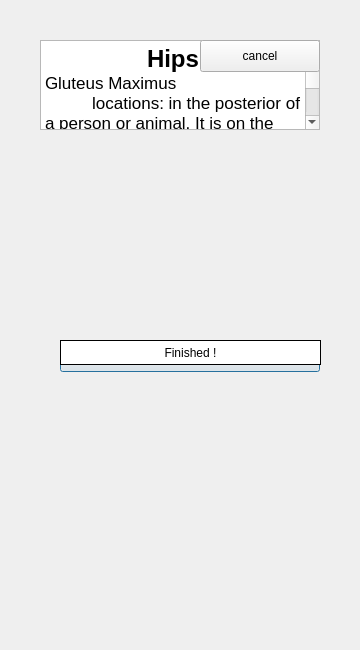
<?xml version="1.0" encoding="UTF-8"?>
<ui version="4.0">
 <class>hipinfo</class>
 <widget class="QDialog" name="hipinfo">
  <property name="geometry">
   <rect>
    <x>0</x>
    <y>0</y>
    <width>360</width>
    <height>650</height>
   </rect>
  </property>
  <property name="windowTitle">
   <string>Dialog</string>
  </property>
  <widget class="QTextEdit" name="textEdit">
   <property name="geometry">
    <rect>
     <x>40</x>
     <y>40</y>
     <width>280</width>
     <height>90</height>
    </rect>
   </property>
   <property name="html">
    <string>&lt;!DOCTYPE HTML PUBLIC &quot;-//W3C//DTD HTML 4.0//EN&quot; &quot;http://www.w3.org/TR/REC-html40/strict.dtd&quot;&gt;
&lt;html&gt;&lt;head&gt;&lt;meta name=&quot;qrichtext&quot; content=&quot;1&quot; /&gt;&lt;style type=&quot;text/css&quot;&gt;
p, li { white-space: pre-wrap; }
&lt;/style&gt;&lt;/head&gt;&lt;body style=&quot; font-family:'.SF NS Text'; font-size:13pt; font-weight:400; font-style:normal;&quot;&gt;
&lt;p align=&quot;center&quot; style=&quot; margin-top:0px; margin-bottom:0px; margin-left:0px; margin-right:0px; -qt-block-indent:0; text-indent:0px;&quot;&gt;&lt;span style=&quot; font-size:18pt; font-weight:600;&quot;&gt;Hips&lt;/span&gt;&lt;/p&gt;
&lt;p style=&quot; margin-top:0px; margin-bottom:0px; margin-left:0px; margin-right:0px; -qt-block-indent:0; text-indent:0px;&quot;&gt;Gluteus Maximus&lt;/p&gt;
&lt;p style=&quot; margin-top:0px; margin-bottom:0px; margin-left:0px; margin-right:0px; -qt-block-indent:0; text-indent:0px;&quot;&gt;          locations&lt;span style=&quot; font-family:'Helvetica Neue';&quot;&gt;: in the posterior of a person or animal. It is on the backside of the pelvic region behind both the crest of the ilium and the surface of the sacrum.&lt;/span&gt; &lt;/p&gt;&lt;/body&gt;&lt;/html&gt;</string>
   </property>
  </widget>
  <widget class="QLabel" name="label">
   <property name="geometry">
    <rect>
     <x>190</x>
     <y>140</y>
     <width>140</width>
     <height>90</height>
    </rect>
   </property>
   <property name="text">
    <string/>
   </property>
   <property name="pixmap">
    <pixmap resource="fig.qrc">:/5 O'Clock Lunge 2.png</pixmap>
   </property>
   <property name="scaledContents">
    <bool>true</bool>
   </property>
  </widget>
  <widget class="QLabel" name="label_2">
   <property name="geometry">
    <rect>
     <x>40</x>
     <y>140</y>
     <width>140</width>
     <height>90</height>
    </rect>
   </property>
   <property name="text">
    <string/>
   </property>
   <property name="pixmap">
    <pixmap resource="fig.qrc">:/5 O'Clock Lunge 1.png</pixmap>
   </property>
   <property name="scaledContents">
    <bool>true</bool>
   </property>
  </widget>
  <widget class="QLabel" name="label_3">
   <property name="geometry">
    <rect>
     <x>190</x>
     <y>240</y>
     <width>140</width>
     <height>90</height>
    </rect>
   </property>
   <property name="text">
    <string/>
   </property>
   <property name="pixmap">
    <pixmap resource="fig.qrc">:/Barbell Squat 2.jpg</pixmap>
   </property>
   <property name="scaledContents">
    <bool>true</bool>
   </property>
  </widget>
  <widget class="QLabel" name="label_4">
   <property name="geometry">
    <rect>
     <x>40</x>
     <y>240</y>
     <width>140</width>
     <height>90</height>
    </rect>
   </property>
   <property name="text">
    <string/>
   </property>
   <property name="pixmap">
    <pixmap resource="fig.qrc">:/Barbell Squat 1.jpg</pixmap>
   </property>
   <property name="scaledContents">
    <bool>true</bool>
   </property>
  </widget>
  <widget class="QPushButton" name="addButton">
   <property name="geometry">
    <rect>
     <x>60</x>
     <y>340</y>
     <width>260</width>
     <height>32</height>
    </rect>
   </property>
   <property name="text">
    <string>add</string>
   </property>
  </widget>
  <widget class="QPushButton" name="cancelButton">
   <property name="geometry">
    <rect>
     <x>200</x>
     <y>40</y>
     <width>120</width>
     <height>32</height>
    </rect>
   </property>
   <property name="text">
    <string>cancel</string>
   </property>
  </widget>
  <widget class="QLabel" name="bkgnd">
   <property name="geometry">
    <rect>
     <x>0</x>
     <y>-5</y>
     <width>361</width>
     <height>650</height>
    </rect>
   </property>
   <property name="text">
    <string/>
   </property>
   <property name="pixmap">
    <pixmap resource="fig.qrc">:/frame.jpg</pixmap>
   </property>
   <property name="scaledContents">
    <bool>true</bool>
   </property>
  </widget>
  <widget class="QLabel" name="finishedlabel">
   <property name="geometry">
    <rect>
     <x>0</x>
     <y>80</y>
     <width>370</width>
     <height>230</height>
    </rect>
   </property>
   <property name="text">
    <string/>
   </property>
   <property name="pixmap">
    <pixmap resource="fig.qrc">:/finished.png</pixmap>
   </property>
   <property name="scaledContents">
    <bool>true</bool>
   </property>
  </widget>
  <widget class="QPushButton" name="finishedbutton">
   <property name="geometry">
    <rect>
     <x>60</x>
     <y>340</y>
     <width>261</width>
     <height>25</height>
    </rect>
   </property>
   <property name="styleSheet">
    <string notr="true">border: 1px solid black;
background-color: white
</string>
   </property>
   <property name="text">
    <string>Finished !</string>
   </property>
  </widget>
  <zorder>bkgnd</zorder>
  <zorder>textEdit</zorder>
  <zorder>label</zorder>
  <zorder>label_2</zorder>
  <zorder>label_3</zorder>
  <zorder>label_4</zorder>
  <zorder>addButton</zorder>
  <zorder>cancelButton</zorder>
  <zorder>finishedlabel</zorder>
  <zorder>finishedbutton</zorder>
 </widget>
 <resources>
  <include location="fig.qrc"/>
 </resources>
 <connections/>
</ui>
